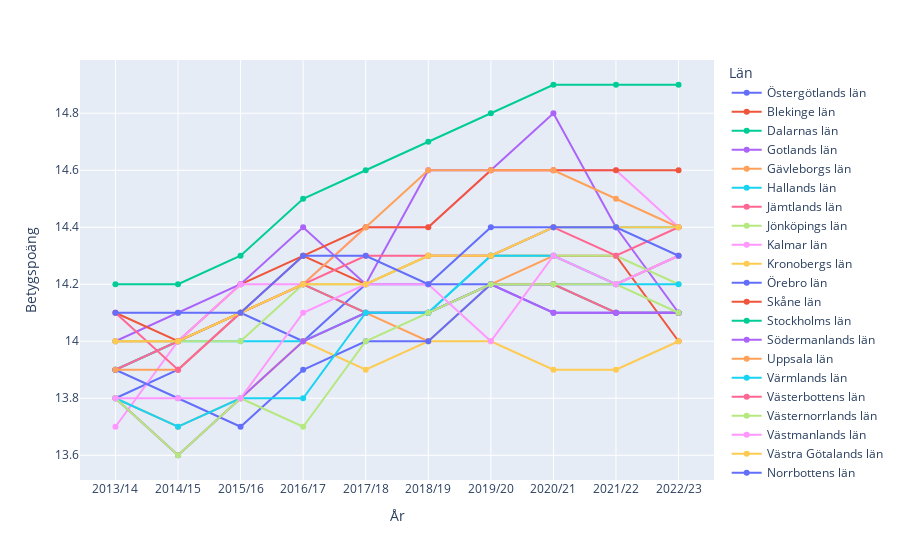

Source (notebook cell):
### Code cell
df_highschool_here = pd.melt(
    df_highschool_new,
    id_vars= "Län",
    value_vars= { "2013/14","2014/15","2015/16","2016/17","2017/18","2018/19", "2019/20", "2020/21", "2021/22", "2022/23"},
    var_name= "År",
    value_name= "Betygspoäng"
)
color_map = {
    "Län1": "blue",
    "Län2": "green",
    "Län3": "red",
    # Add more entries as needed
}
# dataframe is not sorted when printing out, sort_values by ascending order to plot correctly 
df_highschool_here_sorted = df_highschool_here.sort_values(by='År')

fig = px.line(df_highschool_here_sorted, x="År", y="Betygspoäng", color="Län", markers=True)
fig.show()

### Figure 1 — Plotly figure (JSON) as saved in the notebook; plotly's stock layout.template omitted (floating-point values rounded to 4 significant figures)
{"data": [{"hovertemplate": "Län=Östergötlands län<br>År=%{x}<br>Betygspoäng=%{y}<extra></extra>", "legendgroup": "Östergötlands län", "line": {"color": "#636efa", "dash": "solid"}, "marker": {"symbol": "circle"}, "mode": "lines+markers", "name": "Östergötlands län", "orientation": "v", "showlegend": true, "type": "scatter", "x": ["2013/14", "2014/15", "2015/16", "2016/17", "2017/18", "2018/19", "2019/20", "2020/21", "2021/22", "2022/23"], "xaxis": "x", "y": [13.8, 13.9, 14.1, 14, 14.2, 14.2, 14.2, 14.2, 14.2, 14.3], "yaxis": "y"}, {"hovertemplate": "Län=Blekinge län<br>År=%{x}<br>Betygspoäng=%{y}<extra></extra>", "legendgroup": "Blekinge län", "line": {"color": "#EF553B", "dash": "solid"}, "marker": {"symbol": "circle"}, "mode": "lines+markers", "name": "Blekinge län", "orientation": "v", "showlegend": true, "type": "scatter", "x": ["2013/14", "2014/15", "2015/16", "2016/17", "2017/18", "2018/19", "2019/20", "2020/21", "2021/22", "2022/23"], "xaxis": "x", "y": [14, 14, 14.2, 14.3, 14.2, 14.3, 14.3, 14.3, 14.3, 14], "yaxis": "y"}, {"hovertemplate": "Län=Dalarnas län<br>År=%{x}<br>Betygspoäng=%{y}<extra></extra>", "legendgroup": "Dalarnas län", "line": {"color": "#00cc96", "dash": "solid"}, "marker": {"symbol": "circle"}, "mode": "lines+markers", "name": "Dalarnas län", "orientation": "v", "showlegend": true, "type": "scatter", "x": ["2013/14", "2014/15", "2015/16", "2016/17", "2017/18", "2018/19", "2019/20", "2020/21", "2021/22", "2022/23"], "xaxis": "x", "y": [13.9, 14, 14.1, 14.2, 14.1, 14.1, 14.2, 14.2, 14.1, 14.1], "yaxis": "y"}, {"hovertemplate": "Län=Gotlands län<br>År=%{x}<br>Betygspoäng=%{y}<extra></extra>", "legendgroup": "Gotlands län", "line": {"color": "#ab63fa", "dash": "solid"}, "marker": {"symbol": "circle"}, "mode": "lines+markers", "name": "Gotlands län", "orientation": "v", "showlegend": true, "type": "scatter", "x": ["2013/14", "2014/15", "2015/16", "2016/17", "2017/18", "2018/19", "2019/20", "2020/21", "2021/22", "2022/23"], "xaxis": "x", "y": [14, 14.1, 14.2, 14.4, 14.2, 14.6, 14.6, 14.8, 14.4, 14.1], "yaxis": "y"}, {"hovertemplate": "Län=Gävleborgs län<br>År=%{x}<br>Betygspoäng=%{y}<extra></extra>", "legendgroup": "Gävleborgs län", "line": {"color": "#FFA15A", "dash": "solid"}, "marker": {"symbol": "circle"}, "mode": "lines+markers", "name": "Gävleborgs län", "orientation": "v", "showlegend": true, "type": "scatter", "x": ["2013/14", "2014/15", "2015/16", "2016/17", "2017/18", "2018/19", "2019/20", "2020/21", "2021/22", "2022/23"], "xaxis": "x", "y": [13.8, 13.7, 13.8, 14, 14.1, 14, 14.2, 14.3, 14.2, 14.3], "yaxis": "y"}, {"hovertemplate": "Län=Hallands län<br>År=%{x}<br>Betygspoäng=%{y}<extra></extra>", "legendgroup": "Hallands län", "line": {"color": "#19d3f3", "dash": "solid"}, "marker": {"symbol": "circle"}, "mode": "lines+markers", "name": "Hallands län", "orientation": "v", "showlegend": true, "type": "scatter", "x": ["2013/14", "2014/15", "2015/16", "2016/17", "2017/18", "2018/19", "2019/20", "2020/21", "2021/22", "2022/23"], "xaxis": "x", "y": [13.9, 14, 14, 14, 14.1, 14.1, 14.3, 14.4, 14.4, 14.4], "yaxis": "y"}, {"hovertemplate": "Län=Jämtlands län<br>År=%{x}<br>Betygspoäng=%{y}<extra></extra>", "legendgroup": "Jämtlands län", "line": {"color": "#FF6692", "dash": "solid"}, "marker": {"symbol": "circle"}, "mode": "lines+markers", "name": "Jämtlands län", "orientation": "v", "showlegend": true, "type": "scatter", "x": ["2013/14", "2014/15", "2015/16", "2016/17", "2017/18", "2018/19", "2019/20", "2020/21", "2021/22", "2022/23"], "xaxis": "x", "y": [13.9, 14, 14.1, 14.2, 14.1, 14.1, 14.2, 14.2, 14.1, 14.1], "yaxis": "y"}, {"hovertemplate": "Län=Jönköpings län<br>År=%{x}<br>Betygspoäng=%{y}<extra></extra>", "legendgroup": "Jönköpings län", "line": {"color": "#B6E880", "dash": "solid"}, "marker": {"symbol": "circle"}, "mode": "lines+markers", "name": "Jönköpings län", "orientation": "v", "showlegend": true, "type": "scatter", "x": ["2013/14", "2014/15", "2015/16", "2016/17", "2017/18", "2018/19", "2019/20", "2020/21", "2021/22", "2022/23"], "xaxis": "x", "y": [14, 14, 14, 14.2, 14.2, 14.3, 14.3, 14.3, 14.3, 14.2], "yaxis": "y"}, {"hovertemplate": "Län=Kalmar län<br>År=%{x}<br>Betygspoäng=%{y}<extra></extra>", "legendgroup": "Kalmar län", "line": {"color": "#FF97FF", "dash": "solid"}, "marker": {"symbol": "circle"}, "mode": "lines+markers", "name": "Kalmar län", "orientation": "v", "showlegend": true, "type": "scatter", "x": ["2013/14", "2014/15", "2015/16", "2016/17", "2017/18", "2018/19", "2019/20", "2020/21", "2021/22", "2022/23"], "xaxis": "x", "y": [13.7, 14, 14.2, 14.2, 14.4, 14.4, 14.6, 14.6, 14.6, 14.4], "yaxis": "y"}, {"hovertemplate": "Län=Kronobergs län<br>År=%{x}<br>Betygspoäng=%{y}<extra></extra>", "legendgroup": "Kronobergs län", "line": {"color": "#FECB52", "dash": "solid"}, "marker": {"symbol": "circle"}, "mode": "lines+markers", "name": "Kronobergs län", "orientation": "v", "showlegend": true, "type": "scatter", "x": ["2013/14", "2014/15", "2015/16", "2016/17", "2017/18", "2018/19", "2019/20", "2020/21", "2021/22", "2022/23"], "xaxis": "x", "y": [13.8, 13.6, 13.8, 14, 13.9, 14, 14, 13.9, 13.9, 14], "yaxis": "y"}, {"hovertemplate": "Län=Örebro län<br>År=%{x}<br>Betygspoäng=%{y}<extra></extra>", "legendgroup": "Örebro län", "line": {"color": "#636efa", "dash": "solid"}, "marker": {"symbol": "circle"}, "mode": "lines+markers", "name": "Örebro län", "orientation": "v", "showlegend": true, "type": "scatter", "x": ["2013/14", "2014/15", "2015/16", "2016/17", "2017/18", "2018/19", "2019/20", "2020/21", "2021/22", "2022/23"], "xaxis": "x", "y": [13.9, 13.8, 13.7, 13.9, 14, 14, 14.2, 14.1, 14.1, 14.1], "yaxis": "y"}, {"hovertemplate": "Län=Skåne län<br>År=%{x}<br>Betygspoäng=%{y}<extra></extra>", "legendgroup": "Skåne län", "line": {"color": "#EF553B", "dash": "solid"}, "marker": {"symbol": "circle"}, "mode": "lines+markers", "name": "Skåne län", "orientation": "v", "showlegend": true, "type": "scatter", "x": ["2013/14", "2014/15", "2015/16", "2016/17", "2017/18", "2018/19", "2019/20", "2020/21", "2021/22", "2022/23"], "xaxis": "x", "y": [14.1, 14, 14.1, 14.3, 14.4, 14.4, 14.6, 14.6, 14.6, 14.6], "yaxis": "y"}, {"hovertemplate": "Län=Stockholms län<br>År=%{x}<br>Betygspoäng=%{y}<extra></extra>", "legendgroup": "Stockholms län", "line": {"color": "#00cc96", "dash": "solid"}, "marker": {"symbol": "circle"}, "mode": "lines+markers", "name": "Stockholms län", "orientation": "v", "showlegend": true, "type": "scatter", "x": ["2013/14", "2014/15", "2015/16", "2016/17", "2017/18", "2018/19", "2019/20", "2020/21", "2021/22", "2022/23"], "xaxis": "x", "y": [14.2, 14.2, 14.3, 14.5, 14.6, 14.7, 14.8, 14.9, 14.9, 14.9], "yaxis": "y"}, {"hovertemplate": "Län=Södermanlands län<br>År=%{x}<br>Betygspoäng=%{y}<extra></extra>", "legendgroup": "Södermanlands län", "line": {"color": "#ab63fa", "dash": "solid"}, "marker": {"symbol": "circle"}, "mode": "lines+markers", "name": "Södermanlands län", "orientation": "v", "showlegend": true, "type": "scatter", "x": ["2013/14", "2014/15", "2015/16", "2016/17", "2017/18", "2018/19", "2019/20", "2020/21", "2021/22", "2022/23"], "xaxis": "x", "y": [13.8, 13.6, 13.8, 14, 14.1, 14.1, 14.2, 14.1, 14.1, 14.1], "yaxis": "y"}, {"hovertemplate": "Län=Uppsala län<br>År=%{x}<br>Betygspoäng=%{y}<extra></extra>", "legendgroup": "Uppsala län", "line": {"color": "#FFA15A", "dash": "solid"}, "marker": {"symbol": "circle"}, "mode": "lines+markers", "name": "Uppsala län", "orientation": "v", "showlegend": true, "type": "scatter", "x": ["2013/14", "2014/15", "2015/16", "2016/17", "2017/18", "2018/19", "2019/20", "2020/21", "2021/22", "2022/23"], "xaxis": "x", "y": [13.9, 13.9, 14.1, 14.2, 14.4, 14.6, 14.6, 14.6, 14.5, 14.4], "yaxis": "y"}, {"hovertemplate": "Län=Värmlands län<br>År=%{x}<br>Betygspoäng=%{y}<extra></extra>", "legendgroup": "Värmlands län", "line": {"color": "#19d3f3", "dash": "solid"}, "marker": {"symbol": "circle"}, "mode": "lines+markers", "name": "Värmlands län", "orientation": "v", "showlegend": true, "type": "scatter", "x": ["2013/14", "2014/15", "2015/16", "2016/17", "2017/18", "2018/19", "2019/20", "2020/21", "2021/22", "2022/23"], "xaxis": "x", "y": [13.8, 13.7, 13.8, 13.8, 14.1, 14.1, 14.3, 14.3, 14.2, 14.2], "yaxis": "y"}, {"hovertemplate": "Län=Västerbottens län<br>År=%{x}<br>Betygspoäng=%{y}<extra></extra>", "legendgroup": "Västerbottens län", "line": {"color": "#FF6692", "dash": "solid"}, "marker": {"symbol": "circle"}, "mode": "lines+markers", "name": "Västerbottens län", "orientation": "v", "showlegend": true, "type": "scatter", "x": ["2013/14", "2014/15", "2015/16", "2016/17", "2017/18", "2018/19", "2019/20", "2020/21", "2021/22", "2022/23"], "xaxis": "x", "y": [14.1, 13.9, 14.1, 14.2, 14.3, 14.3, 14.3, 14.4, 14.3, 14.4], "yaxis": "y"}, {"hovertemplate": "Län=Västernorrlands län<br>År=%{x}<br>Betygspoäng=%{y}<extra></extra>", "legendgroup": "Västernorrlands län", "line": {"color": "#B6E880", "dash": "solid"}, "marker": {"symbol": "circle"}, "mode": "lines+markers", "name": "Västernorrlands län", "orientation": "v", "showlegend": true, "type": "scatter", "x": ["2013/14", "2014/15", "2015/16", "2016/17", "2017/18", "2018/19", "2019/20", "2020/21", "2021/22", "2022/23"], "xaxis": "x", "y": [13.8, 13.6, 13.8, 13.7, 14, 14.1, 14.2, 14.2, 14.2, 14.1], "yaxis": "y"}, {"hovertemplate": "Län=Västmanlands län<br>År=%{x}<br>Betygspoäng=%{y}<extra></extra>", "legendgroup": "Västmanlands län", "line": {"color": "#FF97FF", "dash": "solid"}, "marker": {"symbol": "circle"}, "mode": "lines+markers", "name": "Västmanlands län", "orientation": "v", "showlegend": true, "type": "scatter", "x": ["2013/14", "2014/15", "2015/16", "2016/17", "2017/18", "2018/19", "2019/20", "2020/21", "2021/22", "2022/23"], "xaxis": "x", "y": [13.8, 13.8, 13.8, 14.1, 14.2, 14.2, 14, 14.3, 14.2, 14.3], "yaxis": "y"}, {"hovertemplate": "Län=Västra Götalands län<br>År=%{x}<br>Betygspoäng=%{y}<extra></extra>", "legendgroup": "Västra Götalands län", "line": {"color": "#FECB52", "dash": "solid"}, "marker": {"symbol": "circle"}, "mode": "lines+markers", "name": "Västra Götalands län", "orientation": "v", "showlegend": true, "type": "scatter", "x": ["2013/14", "2014/15", "2015/16", "2016/17", "2017/18", "2018/19", "2019/20", "2020/21", "2021/22", "2022/23"], "xaxis": "x", "y": [14, 14, 14.1, 14.2, 14.2, 14.3, 14.3, 14.4, 14.4, 14.4], "yaxis": "y"}, {"hovertemplate": "Län=Norrbottens län<br>År=%{x}<br>Betygspoäng=%{y}<extra></extra>", "legendgroup": "Norrbottens län", "line": {"color": "#636efa", "dash": "solid"}, "marker": {"symbol": "circle"}, "mode": "lines+markers", "name": "Norrbottens län", "orientation": "v", "showlegend": true, "type": "scatter", "x": ["2013/14", "2014/15", "2015/16", "2016/17", "2017/18", "2018/19", "2019/20", "2020/21", "2021/22", "2022/23"], "xaxis": "x", "y": [14.1, 14.1, 14.1, 14.3, 14.3, 14.2, 14.4, 14.4, 14.4, 14.3], "yaxis": "y"}], "layout": {"legend": {"title": {"text": "Län"}, "tracegroupgap": 0}, "margin": {"t": 60}, "xaxis": {"anchor": "y", "domain": [0, 1], "title": {"text": "År"}}, "yaxis": {"anchor": "x", "domain": [0, 1], "title": {"text": "Betygspoäng"}}}}
